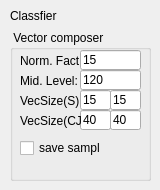
    <widget class="QWidget" name="tab_3">
     <attribute name="title">
      <string>SVM</string>
     </attribute>
     <widget class="QLabel" name="label_8">
      <property name="geometry">
       <rect>
        <x>10</x>
        <y>10</y>
        <width>47</width>
        <height>12</height>
       </rect>
      </property>
      <property name="text">
       <string>Classfier:</string>
      </property>
     </widget>
     <widget class="QGroupBox" name="groupBox_6">
      <property name="geometry">
       <rect>
        <x>10</x>
        <y>30</y>
        <width>141</width>
        <height>151</height>
       </rect>
      </property>
      <property name="title">
       <string> Vector composer</string>
      </property>
      <widget class="QLabel" name="label_9">
       <property name="geometry">
        <rect>
         <x>10</x>
         <y>20</y>
         <width>61</width>
         <height>21</height>
        </rect>
       </property>
       <property name="text">
        <string>Norm. Fact:</string>
       </property>
      </widget>
      <widget class="QLabel" name="label_10">
       <property name="geometry">
        <rect>
         <x>10</x>
         <y>40</y>
         <width>61</width>
         <height>21</height>
        </rect>
       </property>
       <property name="text">
        <string>Mid. Level:</string>
       </property>
      </widget>
      <widget class="QLineEdit" name="edtVecCompNormFactor">
       <property name="geometry">
        <rect>
         <x>70</x>
         <y>20</y>
         <width>61</width>
         <height>20</height>
        </rect>
       </property>
       <property name="text">
        <string>15</string>
       </property>
      </widget>
      <widget class="QLineEdit" name="edtVecCompMidLevel">
       <property name="geometry">
        <rect>
         <x>70</x>
         <y>40</y>
         <width>61</width>
         <height>20</height>
        </rect>
       </property>
       <property name="text">
        <string>120</string>
       </property>
      </widget>
      <widget class="QLabel" name="label_11">
       <property name="geometry">
        <rect>
         <x>10</x>
         <y>60</y>
         <width>61</width>
         <height>21</height>
        </rect>
       </property>
       <property name="text">
        <string>VecSize(S)</string>
       </property>
      </widget>
      <widget class="QLineEdit" name="edtVecCompCJW">
       <property name="geometry">
        <rect>
         <x>70</x>
         <y>80</y>
         <width>31</width>
         <height>20</height>
        </rect>
       </property>
       <property name="text">
        <string>40</string>
       </property>
      </widget>
      <widget class="QLabel" name="label_12">
       <property name="geometry">
        <rect>
         <x>10</x>
         <y>80</y>
         <width>61</width>
         <height>21</height>
        </rect>
       </property>
       <property name="text">
        <string>VecSize(CJ)</string>
       </property>
      </widget>
      <widget class="QLineEdit" name="edtVecCompSW">
       <property name="geometry">
        <rect>
         <x>70</x>
         <y>60</y>
         <width>31</width>
         <height>20</height>
        </rect>
       </property>
       <property name="text">
        <string>15</string>
       </property>
      </widget>
      <widget class="QLineEdit" name="edtVecCompSH">
       <property name="geometry">
        <rect>
         <x>100</x>
         <y>60</y>
         <width>31</width>
         <height>20</height>
        </rect>
       </property>
       <property name="text">
        <string>15</string>
       </property>
      </widget>
      <widget class="QLineEdit" name="edtVecCompCJH">
       <property name="geometry">
        <rect>
         <x>100</x>
         <y>80</y>
         <width>31</width>
         <height>20</height>
        </rect>
       </property>
       <property name="text">
        <string>40</string>
       </property>
      </widget>
      <widget class="QCheckBox" name="cbVecCompSaveSample">
       <property name="geometry">
        <rect>
         <x>10</x>
         <y>110</y>
         <width>81</width>
         <height>16</height>
        </rect>
       </property>
       <property name="text">
        <string>save sample</string>
       </property>
      </widget>
     </widget>
    </widget>
